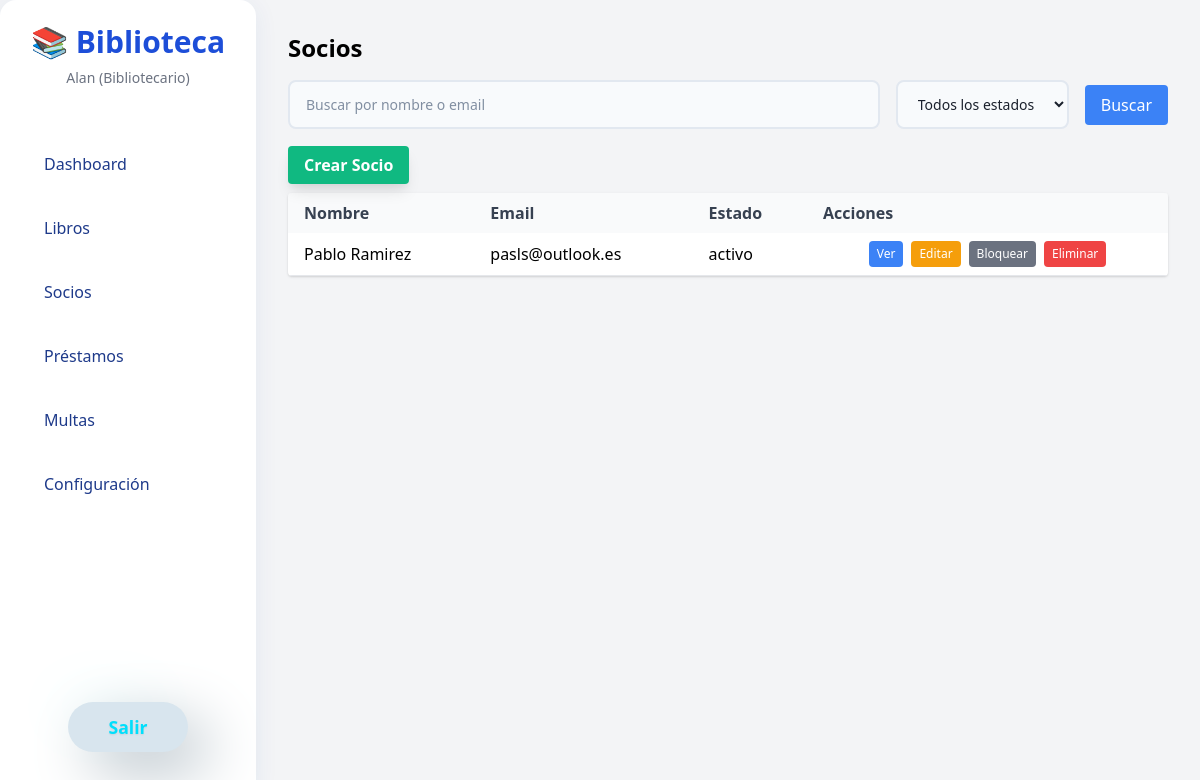
/socios/ (signed in), run on an earlier commit of the app's database.
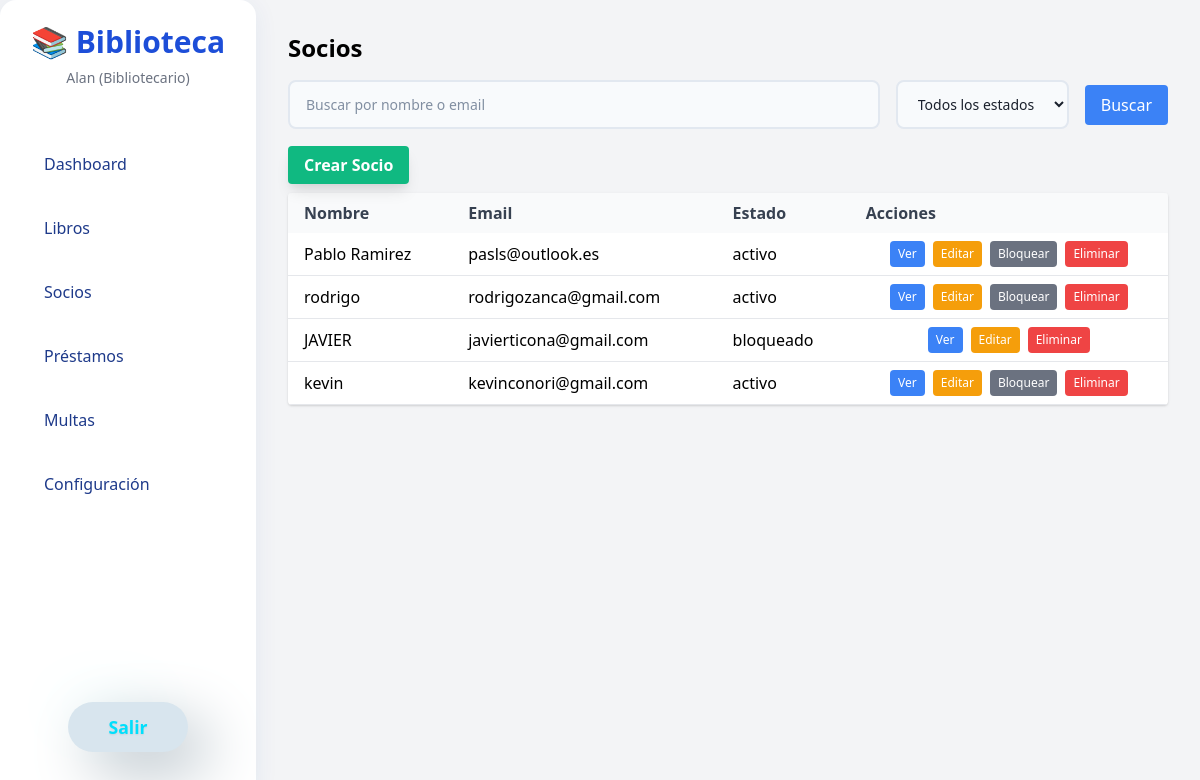
And on a later commit of the database.
### apps/socios/models.py (models this page shows, shortened)
class Socio(models.Model):
    user = models.OneToOneField(User, on_delete=models.CASCADE, related_name='socio')
    fecha_alta = models.DateField(auto_now_add=True)
    estado = models.CharField(max_length=20, choices=[('activo', 'Activo'), ('bloqueado', 'Bloqueado'), ('inactivo', 'Inactivo')], default='activo')
    telefono = models.CharField(max_length=20, blank=True)
    direccion = models.CharField(max_length=255, blank=True)
    bloqueado_por_multas = models.BooleanField(default=False)

### apps/socios/views.py (the view, shortened to what this page needs)
# urls.py: path('', views.lista_socios, name='lista_socios'),
@login_required
def lista_socios(request):
    query = request.GET.get('q', '')
    filtro = request.GET.get('filtro', '')
    socios = Socio.objects.all()
    if query:
        socios = socios.filter(Q(user__first_name__icontains=query) | Q(user__last_name__icontains=query) | Q(user__email__icontains=query))
    return render(request, 'socios/lista_socios.html', {'socios': socios, 'query': query, 'filtro': filtro})

### apps/socios/templates/socios/lista_socios.html (shortened to what this page needs)
{% extends 'base.html' %}
{% block content %}
<div class="main-panel-anim">
<h1 class="text-2xl font-bold mb-4">Socios</h1>
<div class="flex flex-wrap gap-4 items-center mb-6">
    <input type="text" placeholder="Buscar por nombre o email" class="border rounded px-3 py-2 flex-1 min-w-[200px]" />
    <select class="border rounded px-3 py-2">
        <option value="">Todos los estados</option>
    </select>
    <button class="bg-blue-500 hover:bg-blue-600 text-white px-4 py-2 rounded transition main-btn-anim">Buscar</button>
</div>
<div class="mb-4">
    <a href="{% url 'nuevo_socio' %}" class="bg-green-500 hover:bg-green-600 text-white font-bold py-2 px-4 rounded shadow-lg transition main-btn-anim">Crear Socio</a>
</div>
<table class="min-w-full bg-white rounded shadow overflow-hidden">
    <thead>
        <tr class="bg-gray-100">
            <th class="px-4 py-2">Nombre</th>
            <th class="px-4 py-2">Email</th>
            <th class="px-4 py-2">Estado</th>
            <th class="px-4 py-2">Acciones</th>
        </tr>
    </thead>
    <tbody id="socios-tbody">
        {% if socios|length == 0 %}
        <tr id="no-socios-message">
            <td colspan="4" class="text-center py-8 text-gray-500">No hay socios registrados. Usa el botón <b>Crear Socio</b> para agregar uno nuevo.</td>
        </tr>
        {% else %}
        {% for socio in socios %}
        <tr class="border-b hover:bg-blue-50 transition" id="socio-{{ socio.id }}">
            <td class="px-4 py-2">{{ socio.user.get_full_name }}</td>
            <td class="px-4 py-2">{{ socio.user.email }}</td>
            <td class="px-4 py-2">{{ socio.estado }}</td>
            <td class="px-4 py-2 flex gap-2 justify-center">
                <button class="bg-blue-500 hover:bg-blue-600 text-white py-1 px-2 rounded transition action-btn main-btn-anim" title="Ver Detalle">Ver</button>
                <button class="bg-yellow-500 hover:bg-yellow-600 text-white py-1 px-2 rounded transition action-btn main-btn-anim" title="Editar">Editar</button>
                {% if socio.estado != 'bloqueado' %}
                <button class="bg-gray-500 hover:bg-gray-600 text-white py-1 px-2 rounded transition action-btn main-btn-anim" title="Bloquear">Bloquear</button>
                {% endif %}
                <button class="bg-red-500 hover:bg-red-600 text-white py-1 px-2 rounded transition action-btn main-btn-anim" title="Eliminar">Eliminar</button>
            </td>
        </tr>
        {% endfor %}
        {% endif %}
    </tbody>
</table>
</div>
{% endblock %}

What changed in the data, as far as the page shows it:
added Socio: user.get_full_name "rodrigo", user.email "rodrigozanca@gmail.com", estado "activo", shows "Bloquear"
added Socio: user.get_full_name "JAVIER", user.email "javierticona@gmail.com", estado "bloqueado"
added Socio: user.get_full_name "kevin", user.email "kevinconori@gmail.com", estado "activo", shows "Bloquear"
